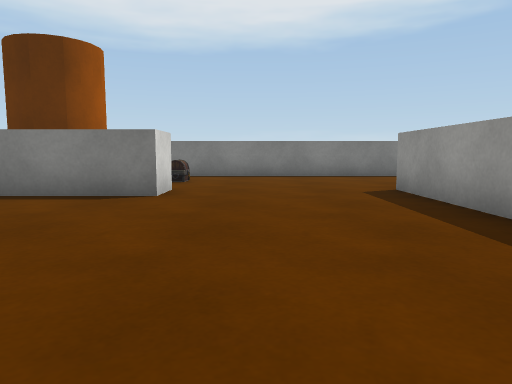
[1] (above)

24 first-person views from a walk through a Unity game level. The camera is 0.64 m above the floor, tilts 6° down and sees 70° across. The floor is counted in squares, 1 m on a side. Each view is taken from the middle of a square. On the plan, view 1 faces up. The plan holds only what a view shows up to about 10 squares ahead; the rest is blank. The place goes on beyond the plan. Some animated figures are not drawn. Some surface patterns are stand-ins.

[2]
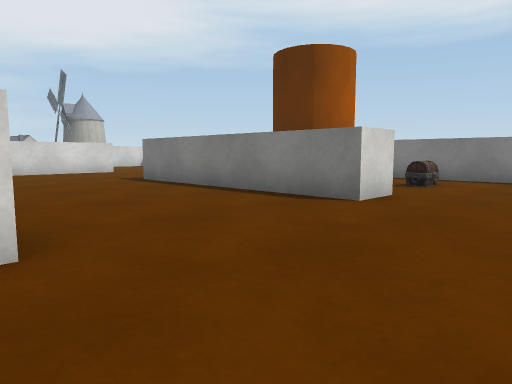

[3]
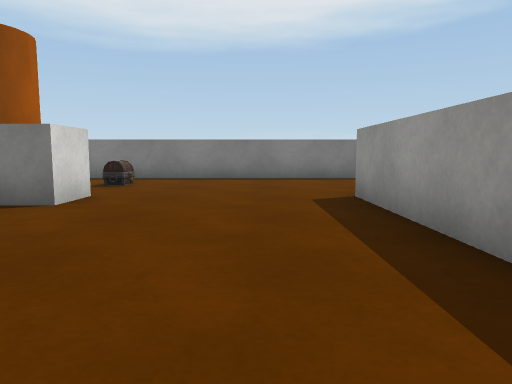

[4]
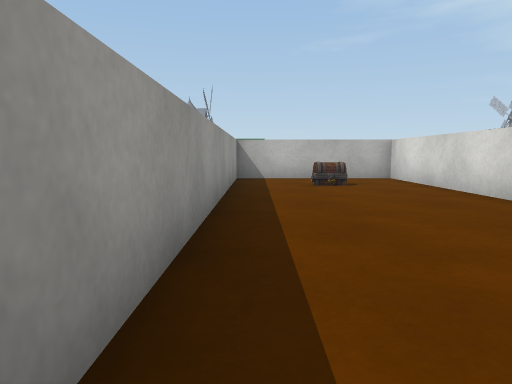

[5]
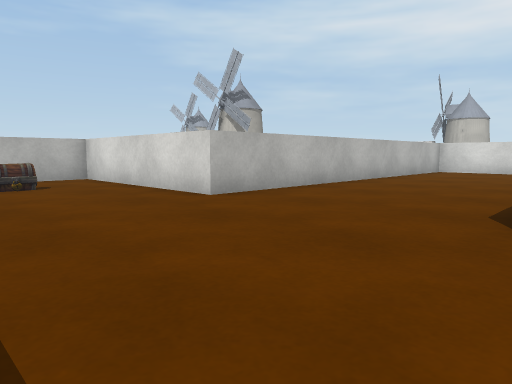

[6]
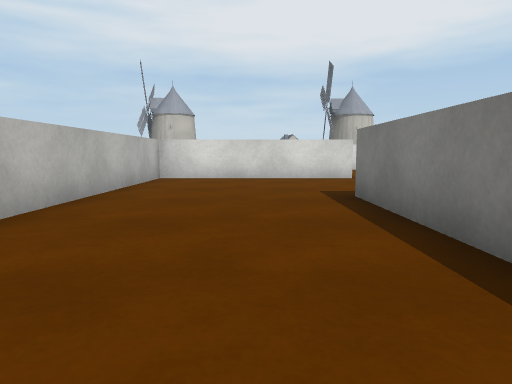

[7]
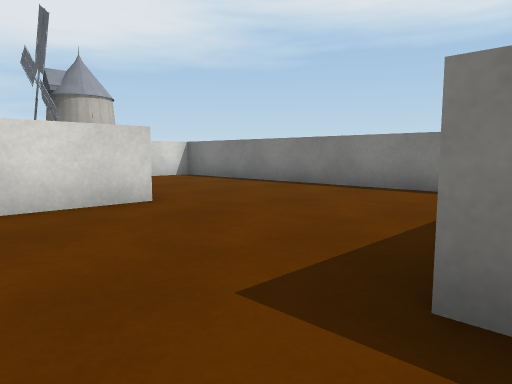

[8]
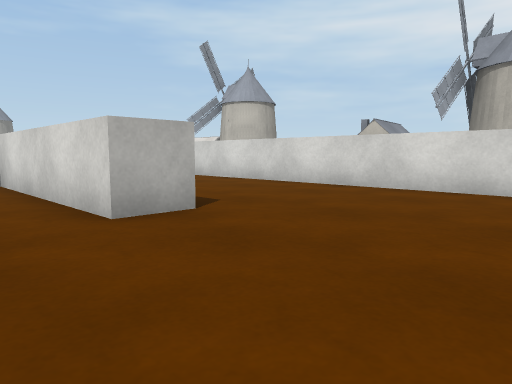

[9]
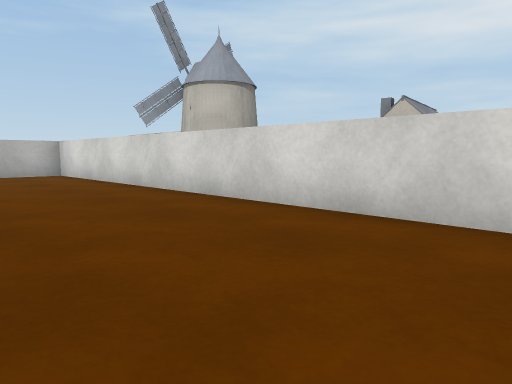

[10]
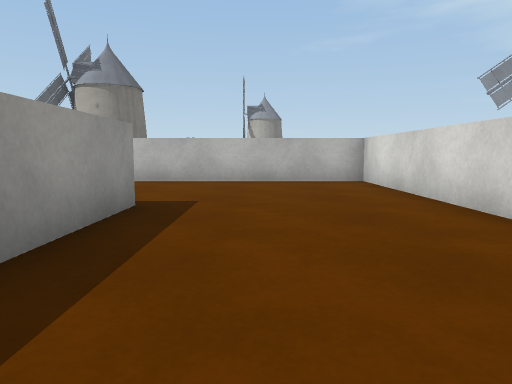

[11]
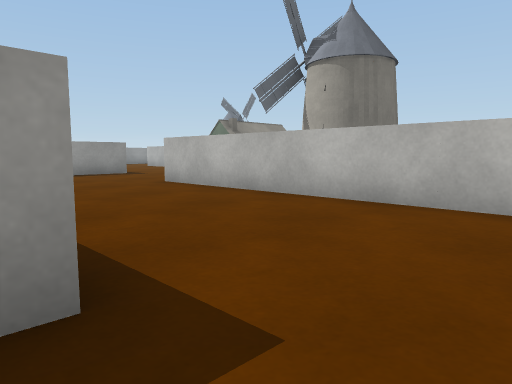

[12]
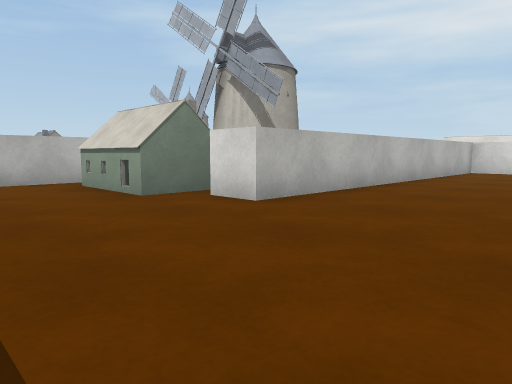

[13]
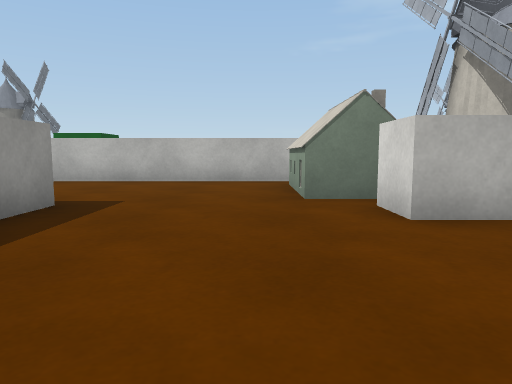

[14]
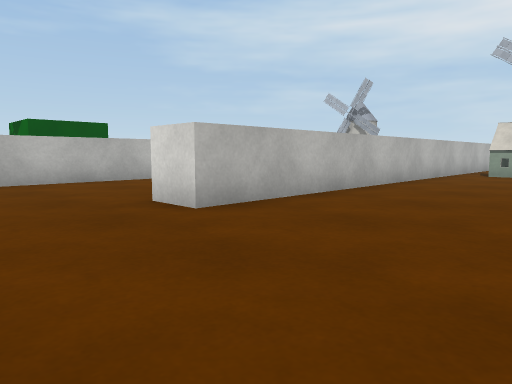

[15]
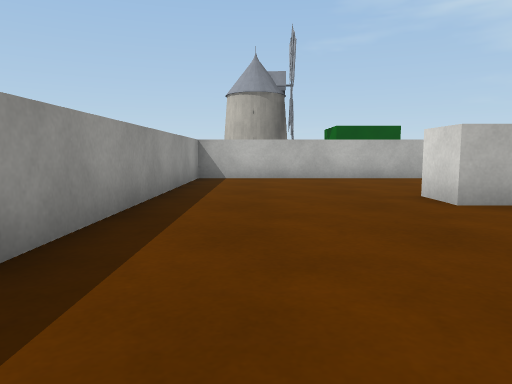

[16]
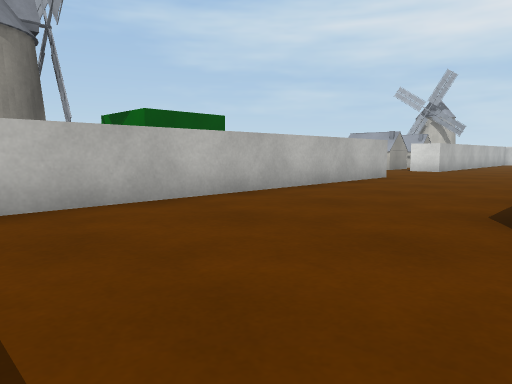

[17]
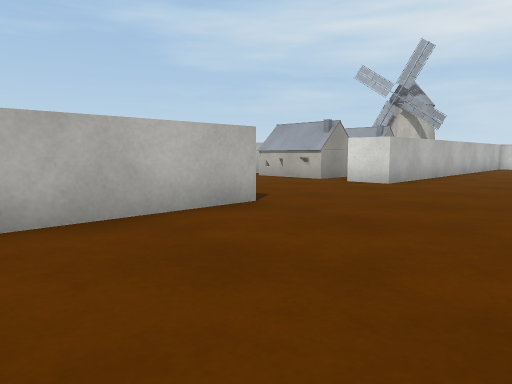

[18]
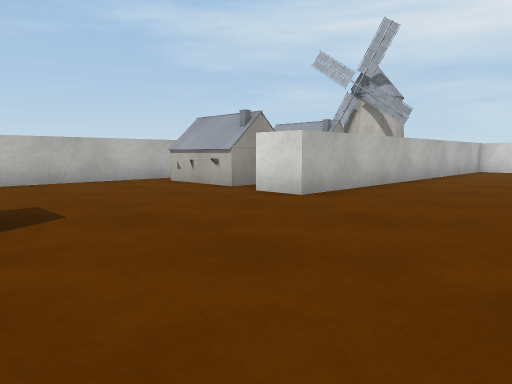

[19]
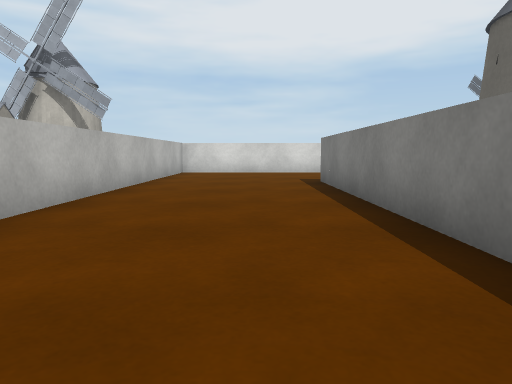

[20]
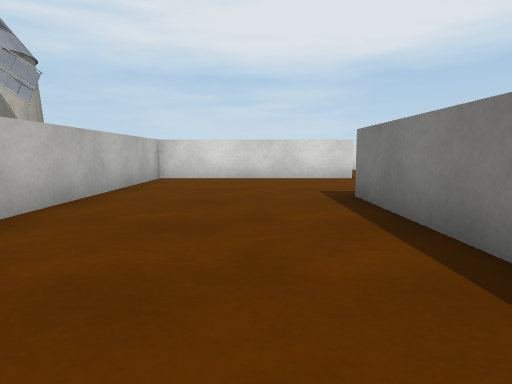

[21]
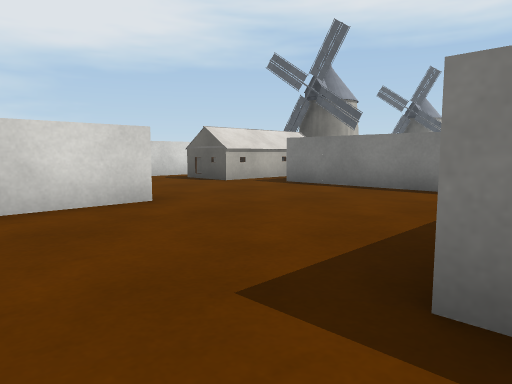

[22]
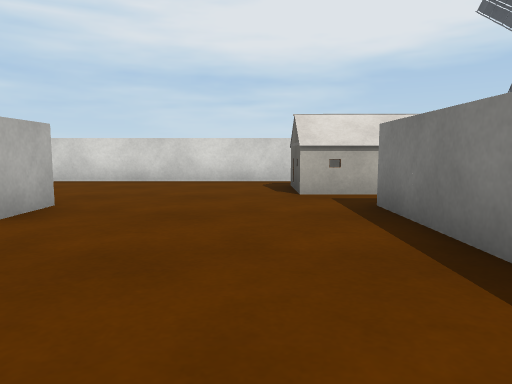

[23]
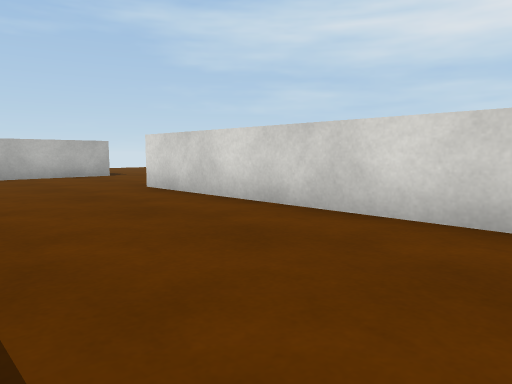

[24]
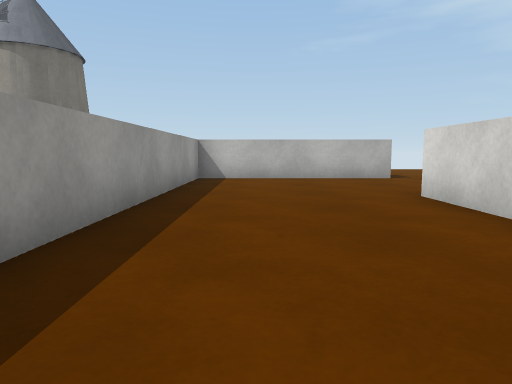

### Floor plan
Points are (right, up) in squares from view 1. A wall is a line through its corners. A room is listed if a view was taken in it or the views show most of it. See-through windows are left out.
Room 1 (views 1, 2, 3, 4, 5, 6, 7, 8, 9, 10, 11, 12, 13, 14, 15, 16, 17, 18, 19, 20, 21, 22, 23, 24)
walls: (-6.2, -8.5) (3.5, -8.5) (3.5, -9.5); (-2.5, -4.5) (-2.5, -3.5); (-6, -9.5) (-12.5, -9.5); (-14.1, -4.5) (-17.5, -4.5); (-12.5, 0.4) (-12.5, 3); (-2.6, -13.5) (7.5, -13.5) (7.5, -6); (-17.5, -8.5) (-16.5, -8.5) (-16.5, -13.5) (-6.5, -13.5) (-6.5, -14.5); (-12.6, 6.5) (-11.5, 6.5) (-11.5, 1.5) (-1.5, 1.5) (-1.5, -3.5) (2.5, -3.5) (2.5, 6.5); (-1.5, 6.6) (-1.5, 5.5) (-7.5, 5.5); (-7.5, -18.5) (-3.5, -18.5); (-21.5, -5.1) (-21.5, -14.5); (-9.1, 10.5) (-14.8, 10.5); (-16.5, 8.9) (-16.5, -3.5) (-6.5, -3.5) (-6.5, -4.5); (3.6, 10.5) (-3.4, 10.5); (-22.5, -18.5) (-17.5, -18.5) (-17.5, -11)
objects: other object (-20, -5) to (-19, -3); windmill (-20, -1) to (-19, 1); other object (-20, 5) to (-19, 6); windmill (-20, 8) to (-19, 9); windmill (-15, -17) to (-13, -16); other object (-11, -17) to (-10, -16); windmill (-10, -7) to (-8, -6); other object (-8, -17) to (-7, -16); other object (-7, -7) to (-6, -5); brown cylinder (-5, 8) to (-4, 9); chest (-2, 8) to (-2, 9); chest (0, -2) to (1, -2); green cube (2, -17) to (3, -16); windmill (5, -17) to (6, -16)

Where each view was taken, in squares from view 1:
view 1: 0 up, 0 right, facing up
view 2: 1 up, 1 right, facing up-left
view 3: 1 up, 1 right, facing up
view 4: 6 up, 2 right, facing down
view 5: 6 up, 2 right, facing down-left
view 6: 4 up, 2 left, facing left
view 7: 4 up, 7 left, facing up-left
view 8: 10 up, 10 left, facing down-left
view 9: 8 up, 13 left, facing down-left
view 10: 5 up, 14 left, facing down
view 11: 1 up, 14 left, facing down-right
view 12: 0 up, 3 left, facing down-left
view 13: 0 up, 5 left, facing down
view 14: 5 down, 6 right, facing down-left
view 15: 4 down, 6 right, facing down
view 16: 9 down, 7 right, facing down-left
view 17: 10 down, 1 right, facing down-left
view 18: 10 down, 2 left, facing down-left
view 19: 11 down, 4 left, facing left
view 20: 11 down, 7 left, facing left
view 21: 11 down, 12 left, facing up-left
view 22: 6 down, 13 left, facing left
view 23: 8 down, 18 left, facing down-left
view 24: 9 down, 19 left, facing down
